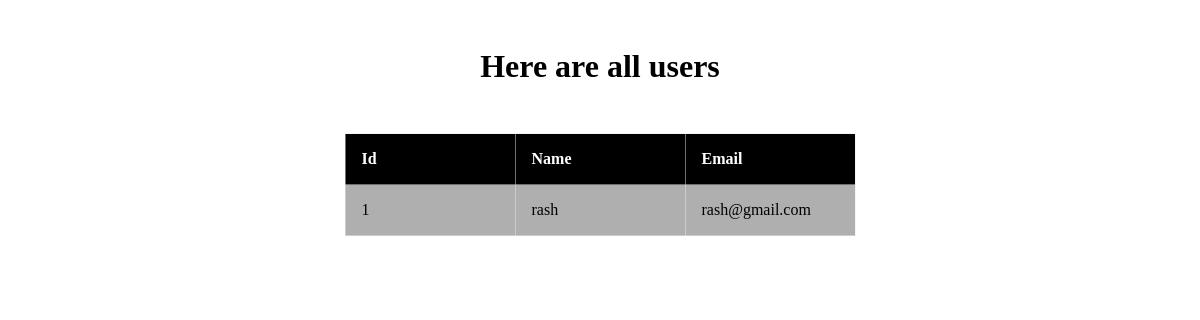
The app's page /users/, older data.
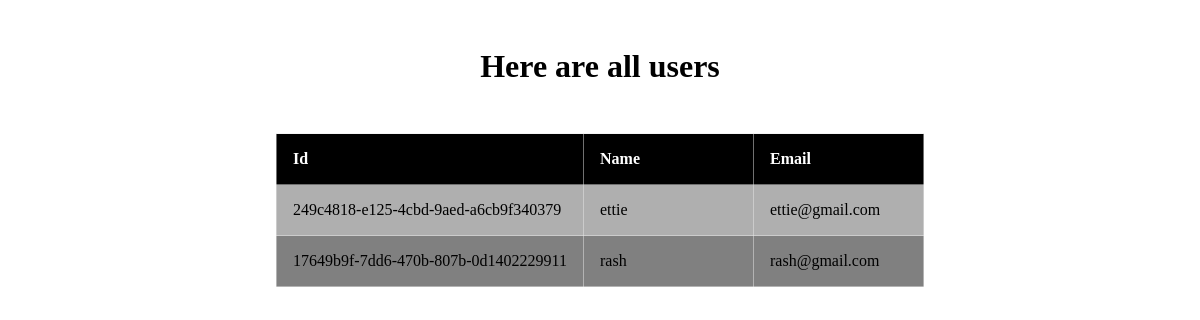
The same page, newer data.
### app/__init__.py (models this page shows, shortened)
class UserModel(db.Model):
  id = db.Column(db.String, primary_key=True)
  name = db.Column(db.String, nullable=False)
  email = db.Column(db.String, unique=True, nullable=False)
  def getKeys(this):
    return ["Id", "Name", "Email"]

### app/blueprints/users.py (the view)
@user_bp.route("/") # default methods +=>  methods=["GET"]
def get_all_users():
  from app import UserModel
  users = UserModel.query.all()
  return render_template(f"{template_dir}/all.jinja", users=users)

### app/templates/users/all.jinja (shortened to what this page needs)
<!DOCTYPE html>
<html lang="en">
<head>
</head>
<body>
  <h1>
    Here are all users
  </h1>
  <table>
    <tr>
      {%for column in (users[0].getKeys() if (users[0]) else ["ID", "NAME", "EMAIL"]) %}
      <th>
        {{ column }}
      </th>
      {%endfor %}
    </tr>
    {% for user in users %}
    <tr>
      <td> {{ user.id }}</td>
      <td>{{user.name}}</td>
      <td>{{ user.email }}</td>
    </tr>
    {%endfor %}
  </table>
</body>
</html>

### app/templates/users/all.jinja (style rules this page uses)
* { box-sizing: border-box; margin: 0; padding: 0; }
body { min-height: 100vh; width: 100%; display: flex; flex-direction: column; align-items: center; justify-content: start; padding: 3rem 1rem 1rem; gap: 3rem; }

Row changes from the older to the newer data that the page shows:
removed UserModel: id "1", name "rash", email "rash@gmail.com"
added UserModel: id "249c4818-e125-4cbd-9aed-a6cb9f340379", name "ettie", email "ettie@gmail.com"
added UserModel: id "17649b9f-7dd6-470b-807b-0d1402229911", name "rash", email "rash@gmail.com"
